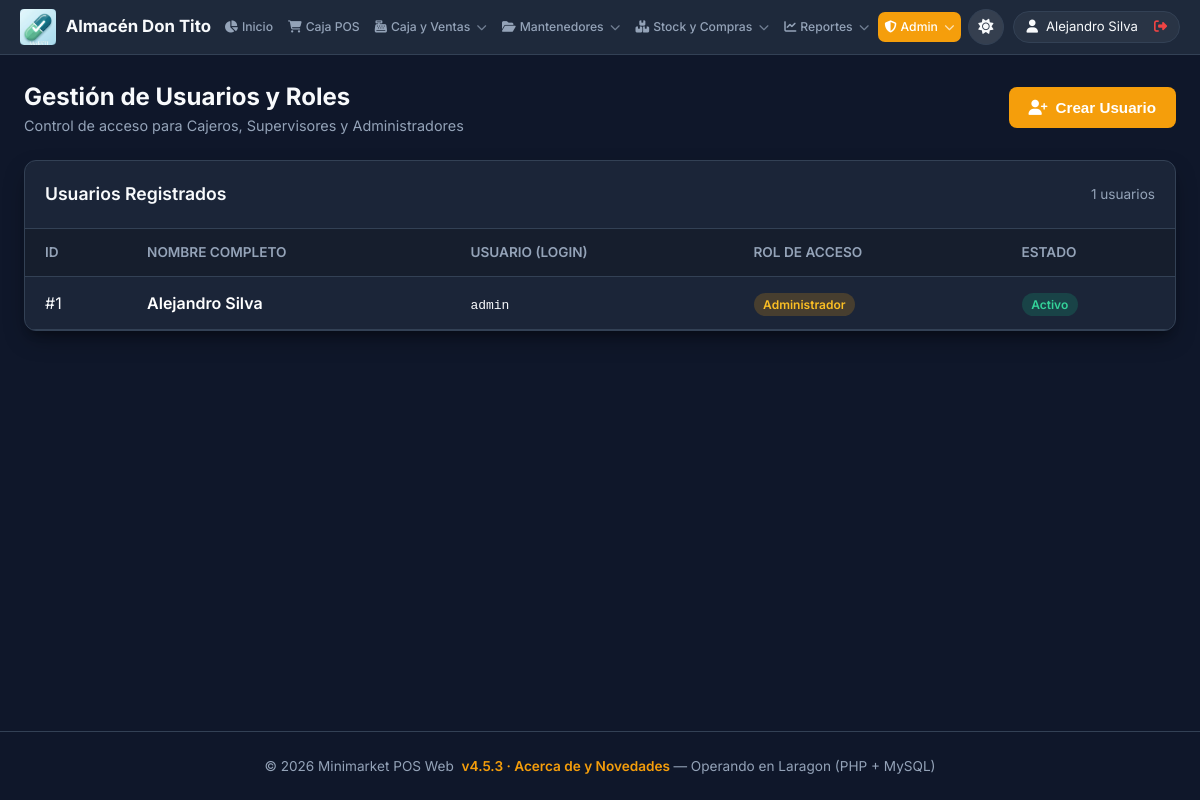
/usuarios.php (signed in), run on the app's committed database.
### tables this page shows
CREATE TABLE `usuarios` (
  `UsuarioID` int NOT NULL AUTO_INCREMENT,
  `Nombre` varchar(100) NOT NULL,
  `RutCuerpo` int NOT NULL,
  `RutDv` char(1) NOT NULL,
  `NombreUsuario` varchar(50) NOT NULL,
  `PasswordHash` varchar(255) NOT NULL,
  `RolID` int NOT NULL,
  `Activo` tinyint(1) NOT NULL DEFAULT '1',
  PRIMARY KEY (`UsuarioID`),
  UNIQUE KEY `NombreUsuario` (`NombreUsuario`),
  KEY `FK_Usuarios_Roles` (`RolID`),
  CONSTRAINT `FK_Usuarios_Roles` FOREIGN KEY (`RolID`) REFERENCES `roles` (`RolID`),
  CONSTRAINT `CK_Usuarios_RutDv` CHECK ((`RutDv` in (_cp850'0',_cp850'1',_cp850'2',_cp850'3',_cp850'4',_cp850'5',_cp850'6',_cp850'7',_cp850'8',_cp850'9',_cp850'K',_cp850'k')))
);

CREATE TABLE `roles` (
  `RolID` int NOT NULL AUTO_INCREMENT,
  `Nombre` varchar(50) NOT NULL,
  `Descripcion` varchar(255) DEFAULT NULL,
  `Activo` tinyint(1) NOT NULL DEFAULT '1',
  PRIMARY KEY (`RolID`),
  UNIQUE KEY `Nombre` (`Nombre`)
);

### usuarios.php (called while the page is built, shortened)
<?php
require_once __DIR__ . '/includes/header.php';
$pdo = getDB();
$usuarios = $pdo->query("
    SELECT u.*, r.Nombre AS Rol
    FROM usuarios u
    JOIN roles r ON u.RolID = r.RolID
    ORDER BY u.Nombre ASC
")->fetchAll();
include __DIR__ . '/views/usuarios.view.php';
require_once __DIR__ . '/includes/footer.php';

### views/usuarios.view.php (the view, shortened to what this page needs)
<div style="display: flex; justify-content: space-between; align-items: center; margin-bottom: 1.5rem;">
  <div>
    <h1 style="font-size: 1.5rem; font-weight: 700;">Gestión de Usuarios y Roles</h1>
    <p style="color: var(--text-muted); font-size: 0.9rem;">Control de acceso para Cajeros, Supervisores y Administradores</p>
  </div>
  <button onclick="document.getElementById('userModal').style.display='flex'" class="btn btn-primary">
    <i class="fa-solid fa-user-plus"></i> Crear Usuario
  </button>
</div>
<div class="table-card">
  <div class="table-header">
    <h2 style="font-size: 1.1rem; font-weight: 600;">Usuarios Registrados</h2>
    <span style="color: var(--text-muted); font-size: 0.85rem;"><?= count($usuarios) ?> usuarios</span>
  </div>
  <table class="table">
    <thead>
      <tr>
        <th>ID</th>
        <th>Nombre Completo</th>
        <th>Usuario (Login)</th>
        <th>Rol de Acceso</th>
        <th>Estado</th>
      </tr>
    </thead>
    <tbody>
      <?php foreach ($usuarios as $u): ?>
        <tr>
          <td>#<?= $u['UsuarioID'] ?></td>
          <td style="font-weight: 600; color: #fff;"><?= htmlspecialchars($u['Nombre']) ?></td>
          <td><code><?= htmlspecialchars($u['NombreUsuario']) ?></code></td>
          <td><span class="badge badge-warning"><?= htmlspecialchars($u['Rol']) ?></span></td>
          <td>
            <span class="badge <?= $u['Activo'] ? 'badge-success' : 'badge-danger' ?>">
              <?= $u['Activo'] ? 'Activo' : 'Inactivo' ?>
            </span>
          </td>
        </tr>
      <?php endforeach; ?>
    </tbody>
  </table>
</div>

### assets/css/style.css (style rules this page uses)
:root { --primary: #4f46e5; --primary-hover: #4338ca; --primary-light: #eef2ff; --success: #10b981; --success-hover: #059669; --warning: #f59e0b; --danger: #ef4444; --danger-hover: #dc2626; --bg-dark: #0f172a; --surface-dark: #1e293b; --border-dark: #334155; --text-main: #f8fafc; --text-muted: #94a3b8; --card-bg: rgba(30, 41, 59, 0.85); --glass-bg: rgba(15, 23, 42, 0.75); --shadow-lg: 0 10px 25px -5px rgba(0, 0, 0, 0.4), 0 8px 10px -6px rgba(0, 0, 0, 0.3); --radius: 12px; --transition: all 0.2s cubic-bezier(0.4, 0, 0.2, 1); }
* { box-sizing: border-box; margin: 0; padding: 0; }
body { font-family: 'Inter', system-ui, -apple-system, sans-serif; background-color: var(--bg-dark); color: var(--text-main); min-height: 100vh; display: flex; flex-direction: column; line-height: 1.5; -webkit-font-smoothing: antialiased; }
.btn { display: inline-flex; align-items: center; justify-content: center; gap: 0.5rem; padding: 0.75rem 1.25rem; border-radius: 8px; font-weight: 600; font-size: 0.95rem; cursor: pointer; border: none; transition: var(--transition); text-decoration: none; }
.btn-primary { background: var(--primary); color: #fff; }
.table-card { background: var(--card-bg); border: 1px solid var(--border-dark); border-radius: var(--radius); overflow: hidden; box-shadow: var(--shadow-lg); }
.table-header { padding: 1.25rem; border-bottom: 1px solid var(--border-dark); display: flex; justify-content: space-between; align-items: center; }
.table { width: 100%; border-collapse: collapse; text-align: left; }
.table th, .table td { padding: 0.85rem 1.25rem; border-bottom: 1px solid var(--border-dark); }
.table th { background: rgba(0, 0, 0, 0.2); color: var(--text-muted); font-weight: 600; font-size: 0.85rem; text-transform: uppercase; }
.badge { padding: 0.25rem 0.6rem; border-radius: 50px; font-size: 0.75rem; font-weight: 600; }
.badge-success { background: rgba(16, 185, 129, 0.2); color: #34d399; }
.badge-warning { background: rgba(245, 158, 11, 0.2); color: #fbbf24; }
[data-accent="indigo"], :root { --primary: #4f46e5; --primary-hover: #4338ca; --primary-light: #eef2ff; }
[data-accent="naranja"] { --primary: #f59e0b; --primary-hover: #d97706; --primary-light: #fffbeb; }

### data on the page
usuarios: UsuarioID "1", Nombre "Alejandro Silva", NombreUsuario "admin", RolID.Nombre "Administrador", Activo "Activo"

### other printed values
$nombreEmpresa "Almacén Don Tito"
$user['nombre'] "Alejandro Silva"
count($usuarios) "1"
APP_VERSION "v4.5.3"
